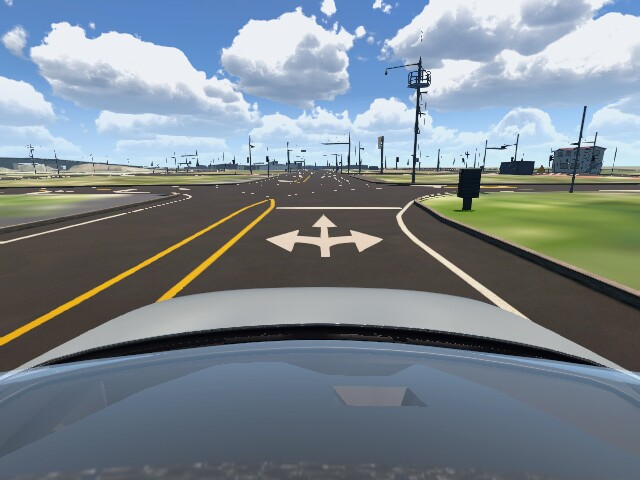
#> input picture src/camera/tests/data/camera7_arrow_before_stop_line.jpg, 640 x 480 px
$ python -i stop_line_core.py   (imports and definitions only)
#> lines starting #> are read from the running program, lines starting #| are printed output that depends on the picture; after the words box and inside, x2 and y2 are one past the last pixel; in counts of white or black regions, pixels touching at a corner belong together
#> further down, picture is the input picture: shape (480, 640, 3); mean B, G, R 142.8, 135, 123.9
#!/usr/bin/env python3
"""Image-only stop-line candidates and bounded temporal confirmation; no ROS/GPS."""
from collections import deque
from dataclasses import dataclass, field
import math

import cv2
import numpy as np


@dataclass
class Detection:
    state: str = 'SEARCHING'
    candidate: bool = False
    detected: bool = False
    confidence: float = 0.0  # Geometric white-band coverage, not a trained probability.
    image_y_ratio: float = float('nan')
    endpoints: list = field(default_factory=list)  # Normalized original-image coordinates.
    distance_m: float = float('nan')
    distance_valid: bool = False


def quadrilateral(value):
    points = np.asarray(value, dtype=np.float32)
    if (points.shape != (4, 2) or not np.isfinite(points).all() or
            np.any(points < 0) or np.any(points > 1) or
            not cv2.isContourConvex(points) or abs(cv2.contourArea(points)) < .01):
        raise ValueError('ROI must be four convex normalized points, in boundary order')
    return points


class StopLineDetector:
    def __init__(self, roi=((.1, .92), (.35, .45), (.65, .45), (.9, .92)),
                 bev_size=320, white_v_min=165, white_s_max=80,
                 min_coverage=.6, min_band_height=.01, max_band_height=.09, crosswalk_min_bands=3,
                 crosswalk_max_gap=.14, arrow_stem_min_length=.10, calibration_image_points=(),
                 calibration_ground_points=(), min_image_band_height=0.0):
        self.roi = quadrilateral(roi)
        self.bev_size = int(bev_size)
        self.white_v_min, self.white_s_max = int(white_v_min), int(white_s_max)
        self.min_coverage = float(min_coverage)
        self.min_band_height, self.max_band_height = float(min_band_height), float(max_band_height)
        self.min_image_band_height = float(min_image_band_height)
        if not math.isfinite(self.min_image_band_height) or not 0 <= self.min_image_band_height < .1:
            raise ValueError('Invalid minimum image band height')
        self.crosswalk_min_bands, self.crosswalk_max_gap = int(crosswalk_min_bands), float(crosswalk_max_gap)
        self.arrow_stem_min_length = float(arrow_stem_min_length)
        if (not 64 <= self.bev_size <= 1024 or not 0 <= self.white_s_max <= 255 or
                not 0 <= self.white_v_min <= 255 or not .3 <= self.min_coverage <= 1 or
                not 0 < self.min_band_height < self.max_band_height < .3 or self.crosswalk_min_bands < 3 or
                not 0 < self.crosswalk_max_gap < 1 or not 0 < self.arrow_stem_min_length < .5):
            raise ValueError('Invalid stop-line detector settings')
        self.calibration_image = self.calibration_ground = None
        if len(calibration_image_points) or len(calibration_ground_points):
            self.calibration_image = quadrilateral(calibration_image_points)
            self.calibration_ground = np.asarray(calibration_ground_points, dtype=np.float32)
            if (self.calibration_ground.shape != (4, 2) or
                    not np.isfinite(self.calibration_ground).all() or
                    not cv2.isContourConvex(self.calibration_ground) or
                    abs(cv2.contourArea(self.calibration_ground)) < .1):
                raise ValueError('Ground calibration requires four convex metric points')

    # [26 lines left out: function has_arrow_stem, not called in this run]

    def detect(self, frame):
        height, width = frame.shape[:2]
#> height = 480; width = 640
        if height < 32 or width < 32:
            raise ValueError('Image is too small')
        scale = np.float32([width - 1, height - 1])
#> scale = [639, 479]
        source = self.roi * scale
        size = self.bev_size
        destination = np.float32([[0, size-1], [0, 0], [size-1, 0], [size-1, size-1]])
        transform = cv2.getPerspectiveTransform(source, destination)
        hsv = cv2.cvtColor(frame, cv2.COLOR_BGR2HSV)
#> hsv: shape (480, 640, 3); mean H, S, V 82.1, 58, 150.8
        mask = cv2.inRange(hsv, (0, 0, self.white_v_min), (180, self.white_s_max, 255))
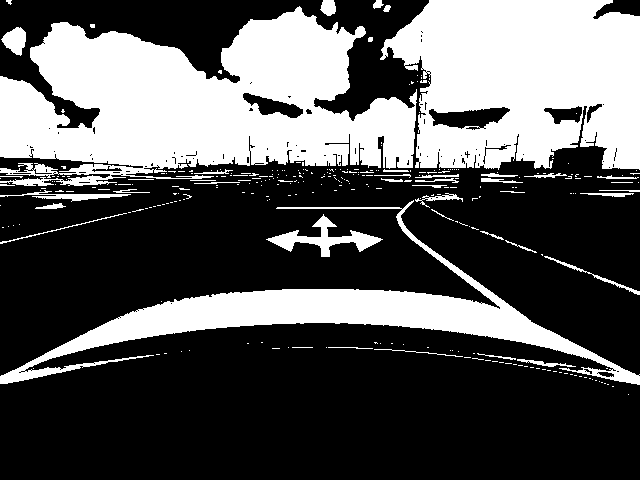
#> mask: shape (480, 640); 34.3% white; 297 white regions (254 under 20 px), largest, box (x1, y1, x2, y2) and area: (0, 6, 417, 186) 46229, (380, 0, 640, 170) 34219, (0, 200, 640, 385) 18633
        bird_mask = cv2.warpPerspective(mask, transform, (size, size), flags=cv2.INTER_NEAREST)
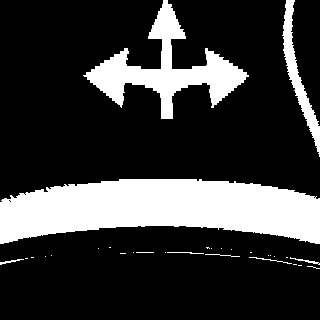
#> bird_mask: shape (320, 320); 22% white; 30 white regions (22 under 20 px), largest, box (x1, y1, x2, y2) and area: (0, 179, 320, 244) 15056, (83, 0, 249, 119) 5737, (282, 0, 320, 157) 1418
        # Long transverse paint survives; narrow longitudinal lane markings do not.
        horizontal = cv2.morphologyEx(bird_mask, cv2.MORPH_OPEN,
                                     np.ones((1, max(3, int(size*.10))), np.uint8))
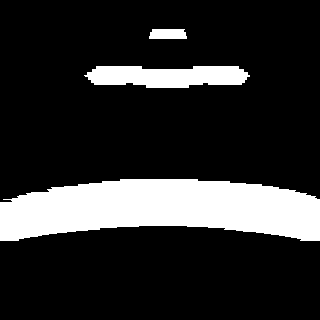
#> horizontal: shape (320, 320); 17.7% white; 3 white regions, box (x1, y1, x2, y2) and area: (0, 179, 320, 241) 14871, (84, 66, 250, 88) 2886, (149, 29, 187, 39) 355
        horizontal = cv2.morphologyEx(horizontal, cv2.MORPH_CLOSE,
                                     np.ones((1, max(3, int(size*.02))), np.uint8))
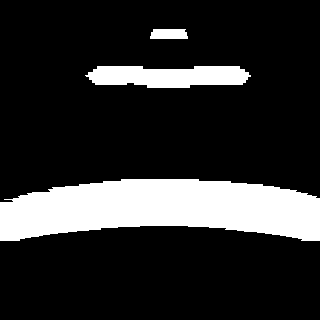
#> horizontal: shape (320, 320); 17.7% white; 3 white regions, box (x1, y1, x2, y2) and area: (0, 179, 320, 241) 14870, (85, 66, 251, 88) 2896, (150, 29, 188, 39) 355
        coverage = np.count_nonzero(horizontal, axis=1) / float(size)
#> coverage = 320 values, max 1 at index 202, min 0 at index 0, mean 0.177
        rows = np.flatnonzero(coverage >= self.min_coverage)
#> rows = 44 values from 186 to 229
        bands, arrows = [], []
        if rows.size:
            for group in np.split(rows, np.flatnonzero(np.diff(rows) > 2) + 1):
                start, end = int(group[0]), int(group[-1])
                # A one-row ROI-edge fragment of an arrow/bonnet is not a full band.
                if size*self.min_band_height <= end-start+1 <= size*self.max_band_height:
                    band = (start, end, float(np.mean(coverage[group])))
                    (arrows if self.has_arrow_stem(bird_mask, horizontal, band) else bands).append(band)
#> this loop made 1 pass
#> (start, end) on pass 1: (186, 229)

        # Conservative rejection of nearby repeated transverse bands (zebra crossing).
        repeated = set()
        for start in range(len(bands)):
            group = [start]
            for index in range(start+1, len(bands)):
                gap = bands[index][0] - bands[index-1][1]
                if gap > size*self.crosswalk_max_gap:
                    break
                group.append(index)
            if len(group) >= self.crosswalk_min_bands:
                repeated.update(group)
#> after the loop, repeated = 0 items
        choices = [band for i, band in enumerate(bands) if i not in repeated]
#> choices = []
        result = Detection(state='CROSSWALK_PATTERN' if repeated and not choices else
                           'ARROW_PATTERN' if arrows and not choices else 'SEARCHING')
        inverse = np.linalg.inv(transform)
        # BEV stretches distant one-pixel markings. Require real thickness in
        # the source image as well, rather than accepting the stretched band.
        # [5 lines left out: function thick_enough, not called in this run]
        choices = [band for band in choices if thick_enough(band)]

        # [8 lines left out: function band_endpoints, not called in this run]

        if choices:
            # Bottommost isolated band is the nearest candidate in this lane ROI.
            band = max(choices, key=lambda band: band[1])
            support = band[2]
            original = band_endpoints(band)
            if original is not None:
                result = Detection(state='CANDIDATE', candidate=True, confidence=support,
                                   image_y_ratio=float(np.mean(original[:, 1])/height),
                                   endpoints=(original/scale).tolist())
                if self.calibration_image is not None:
                    to_ground = cv2.getPerspectiveTransform(self.calibration_image*scale,
                                                           self.calibration_ground)
                    ground = cv2.perspectiveTransform(original.reshape(1, 2, 2), to_ground)[0]
                    # Ground points are [forward, left] from the front bumper's ground projection.
                    left0, left1 = ground[:, 1]
                    if np.isfinite(ground).all() and left0*left1 <= 0 and abs(left1-left0) > .01:
                        fraction = -left0/(left1-left0)
                        distance = float(ground[0, 0]+fraction*(ground[1, 0]-ground[0, 0]))
                        if 0 <= distance <= 100:
                            result.distance_m, result.distance_valid = distance, True
        annotated = frame.copy()
        cv2.polylines(annotated, [source.astype(np.int32)], True, (0, 180, 255), 2)
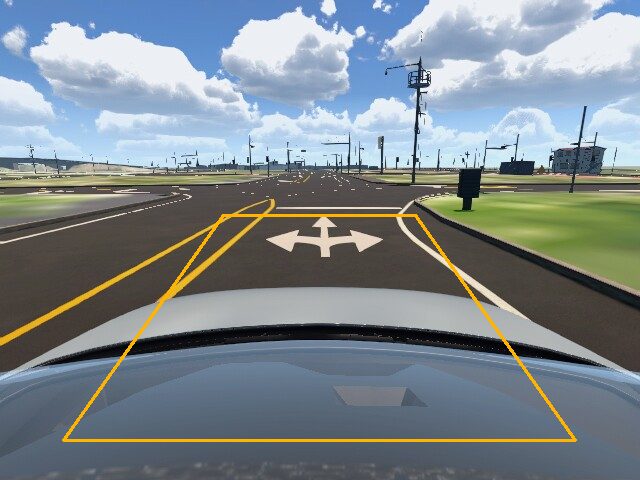
#> annotated: shape (480, 640, 3); 1.28% of pixels changed, all inside (x1, y1, x2, y2) = (62, 214, 577, 442)
        for arrow in arrows:
            original = band_endpoints(arrow)
            if original is not None:
                endpoints = original.astype(int)
                cv2.line(annotated, tuple(endpoints[0]), tuple(endpoints[1]), (0, 0, 255), 3)
                cv2.putText(annotated, 'ARROW', tuple(endpoints[0]), cv2.FONT_HERSHEY_SIMPLEX,
                            .45, (0, 0, 255), 1)
        if result.endpoints:
            endpoints = (np.asarray(result.endpoints)*scale).astype(int)
            cv2.line(annotated, tuple(endpoints[0]), tuple(endpoints[1]), (0, 255, 0), 4)
        return result, annotated, horizontal


class Confirmation:
    # [9 lines left out: function __init__, not called in this run]

    def clear(self):
        self.history.clear()
        self.last_time = self.last_y = None

    # [19 lines left out: function update, not called in this run]

>>> import cv2
>>> picture = cv2.imread('../tests/data/camera7_arrow_before_stop_line.jpg')
>>> result = StopLineDetector().detect(picture)

$ run again, on src/camera/tests/data/camera7_road_without_stop_line.jpg
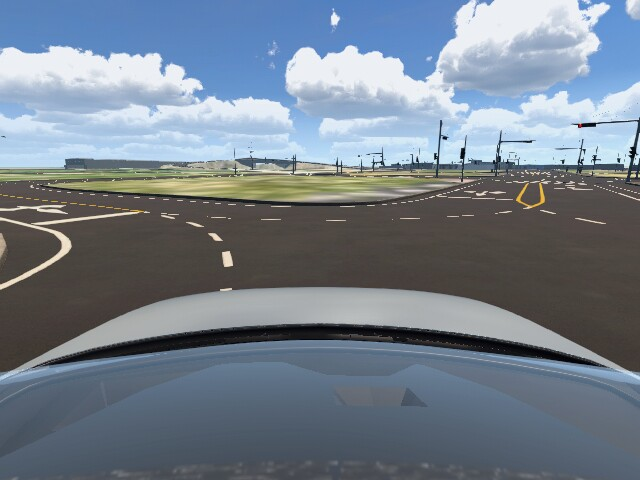
#> input picture src/camera/tests/data/camera7_road_without_stop_line.jpg, 640 x 480 px
#> picture is the input picture: shape (480, 640, 3); mean B, G, R 140.4, 127.9, 116.5
#> hsv: shape (480, 640, 3); mean H, S, V 79.7, 56.3, 145
#> in detect, `mask = cv2.inRange(hsv, (0, 0, self.white_v_min), (180, self.white_s_m..`:
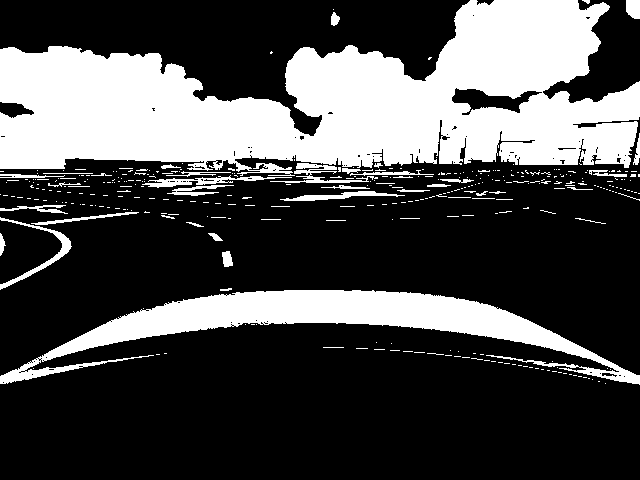
#> mask: shape (480, 640); 29.8% white; 352 white regions (306 under 20 px), largest, box (x1, y1, x2, y2) and area: (0, 0, 640, 176) 67379, (0, 290, 640, 385) 17129, (0, 217, 72, 290) 685
#> bird_mask: shape (320, 320); 15.4% white; 33 white regions (21 under 20 px), largest, box (x1, y1, x2, y2) and area: (0, 181, 320, 244) 14459, (31, 105, 54, 140) 372, (0, 57, 24, 80) 227
#> coverage = 320 values, max 1 at index 205, min 0 at index 0, mean 0.141
#> rows = 42 values from 186 to 227
#> the loop in detect, `for group in np.split(rows, np.flatnonzero(np.diff(rows) > 2) + 1):` made 1 pass
#> (start, end) on pass 1: (186, 227)
#> after the loop in detect, `for start in range(len(bands)):`: repeated = 0 items
#> choices = []
#> in detect, `cv2.polylines(annotated, [source.astype(np.int32)], True, (0, 180, 255..`:
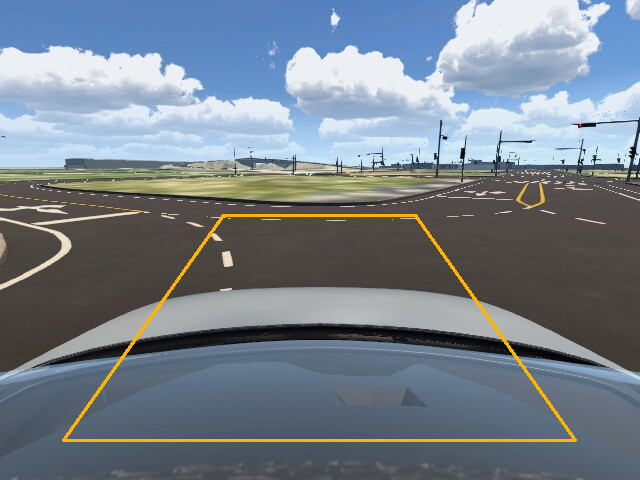
#> annotated: shape (480, 640, 3); 1.28% of pixels changed, all inside (x1, y1, x2, y2) = (62, 214, 577, 442)

$ run again, on src/camera/tests/data/camera7_stop_line_approach.jpg
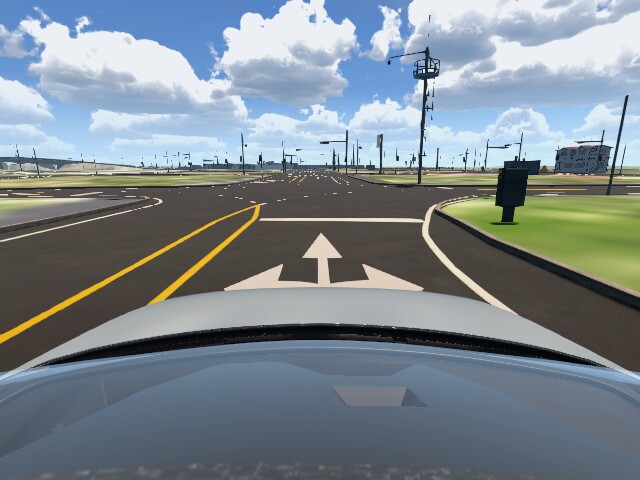
#> input picture src/camera/tests/data/camera7_stop_line_approach.jpg, 640 x 480 px
#> picture is the input picture: shape (480, 640, 3); mean B, G, R 143.6, 136.1, 125.5
#> hsv: shape (480, 640, 3); mean H, S, V 81.8, 56.8, 151.5
#> in detect, `mask = cv2.inRange(hsv, (0, 0, self.white_v_min), (180, self.white_s_m..`:
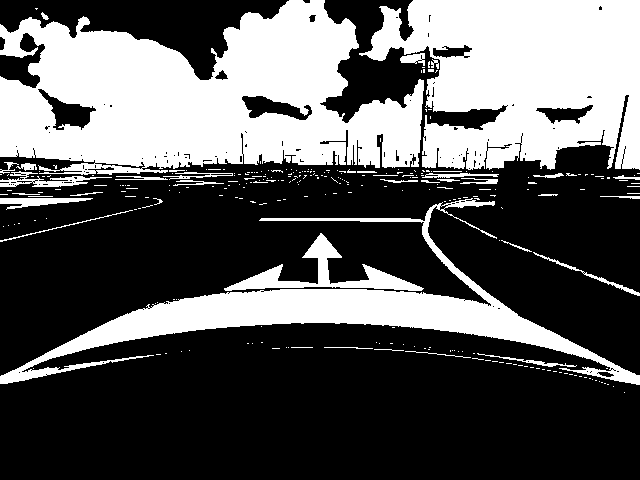
#> mask: shape (480, 640); 35.4% white; 287 white regions (247 under 20 px), largest, box (x1, y1, x2, y2) and area: (0, 0, 424, 175) 47802, (359, 0, 640, 170) 33955, (0, 198, 640, 385) 19270
#> bird_mask: shape (320, 320); 25% white; 41 white regions (32 under 20 px), largest, box (x1, y1, x2, y2) and area: (0, 179, 320, 244) 15081, (56, 57, 273, 183) 6049, (61, 8, 320, 22) 3085
#> coverage = 320 values, max 1 at index 202, min 0 at index 0, mean 0.212
#> rows = 60 values from 8 to 229
#> the loop in detect, `for group in np.split(rows, np.flatnonzero(np.diff(rows) > 2) + 1):` made 3 passes
#> (group, start, end, band) on passes 1 to 2: ([8, 9, 10, 11, 12, 13, 14, 15, 16, 17, 18], 8, 18, (8, 18, 0.79)), ([171, 172, 173, 174, 175], 171, 175, (171, 175, 0.636))
#> after the loop in detect, `for start in range(len(bands)):`: repeated = 0 items
#> choices = [(8, 18, 0.79)]
#> in detect, `band = max(choices, key=lambda band: band[1])`: band = (8, 18, 0.79)
#> support = 0.79
#> in band_endpoints, `start, end, _support = band`: start = 8; end = 18
#> row = 13
#> pixels = 255 values from 65 to 319
#> points = [[65, 13], [319, 13]]
#> in detect, `original = band_endpoints(band)`: original = [[261.2, 219.1], [417.9, 219.1]]
#> the loop in detect, `for arrow in arrows:` made 1 pass
#> (original, endpoints) on pass 1: ([[232.7, 284.8], [418.1, 284.8]], [[232, 284], [418, 284]])
#> in detect, `endpoints = (np.asarray(result.endpoints)*scale).astype(int)`: endpoints = [[261, 219], [417, 219]]
#> in detect, `cv2.line(annotated, tuple(endpoints[0]), tuple(endpoints[1]), (0, 255,..`:
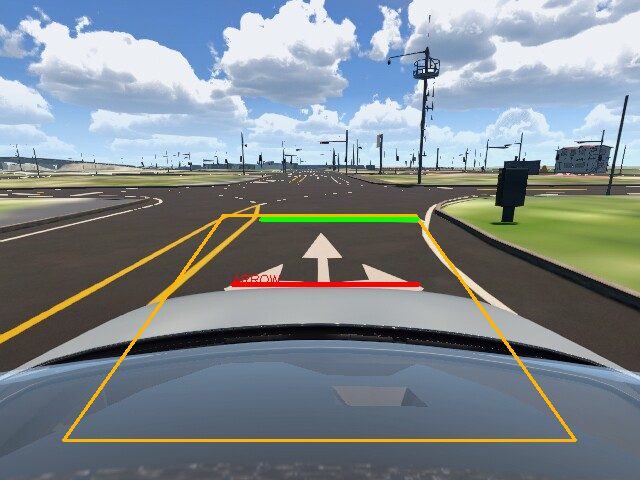
#> annotated: shape (480, 640, 3); mean B, G, R 141.2, 136.6, 127.2

$ run again, on src/camera/tests/data/camera7_stop_line_near.jpg
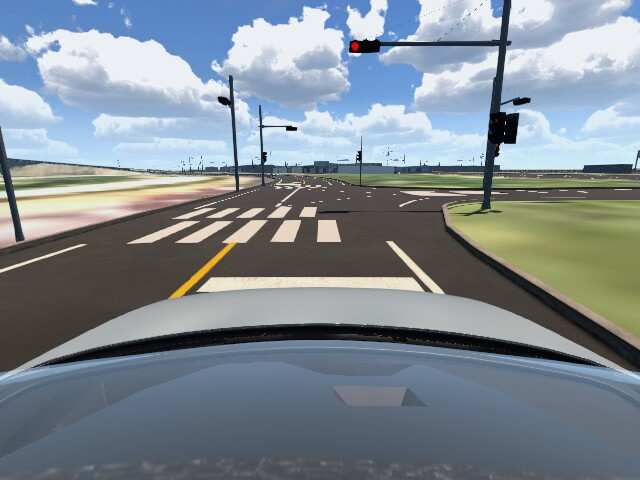
#> input picture src/camera/tests/data/camera7_stop_line_near.jpg, 640 x 480 px
#> picture is the input picture: shape (480, 640, 3); mean B, G, R 147, 138.8, 128.2
#> hsv: shape (480, 640, 3); mean H, S, V 82, 57, 154.5
#> in detect, `mask = cv2.inRange(hsv, (0, 0, self.white_v_min), (180, self.white_s_m..`:
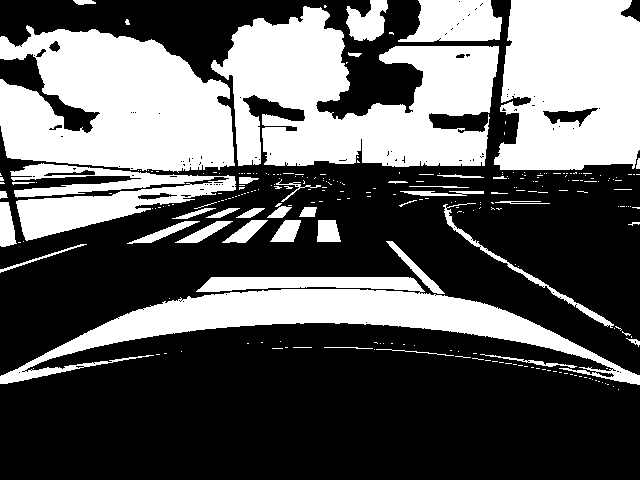
#> mask: shape (480, 640); 37.1% white; 265 white regions (222 under 20 px), largest, box (x1, y1, x2, y2) and area: (211, 6, 499, 167) 27254, (0, 25, 235, 173) 25342, (494, 0, 640, 170) 21445
#> bird_mask: shape (320, 320); 28% white; 37 white regions (22 under 20 px), largest, box (x1, y1, x2, y2) and area: (0, 179, 320, 244) 15085, (28, 159, 272, 184) 4839, (23, 15, 77, 85) 2091
#> coverage = 320 values, max 1 at index 200, min 0 at index 0, mean 0.21
#> rows = 63 values from 159 to 229
#> the loop in detect, `for group in np.split(rows, np.flatnonzero(np.diff(rows) > 2) + 1):` made 2 passes
#> (start, end, band) on pass 1: (159, 177, (159, 177, 0.722))
#> after the loop in detect, `for start in range(len(bands)):`: repeated = 0 items
#> choices = []
#> the loop in detect, `for arrow in arrows:` made 1 pass
#> (original, endpoints) on pass 1: ([[208, 281.8], [417.6, 281.8]], [[207, 281], [417, 281]])
#> after the loop in detect, `for arrow in arrows:`:
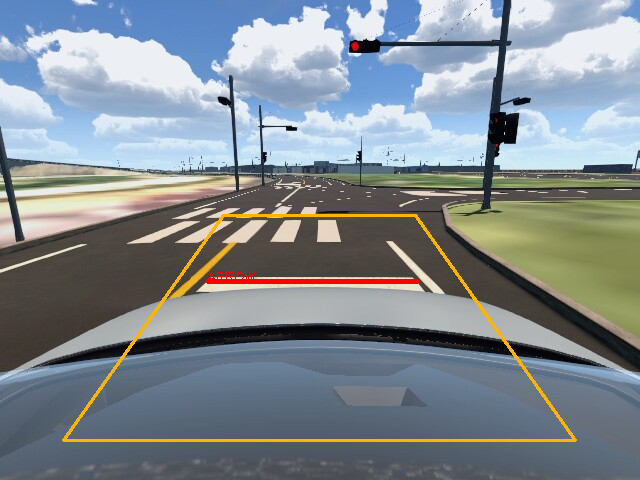
#> annotated: shape (480, 640, 3); mean B, G, R 144.9, 139, 130.3
